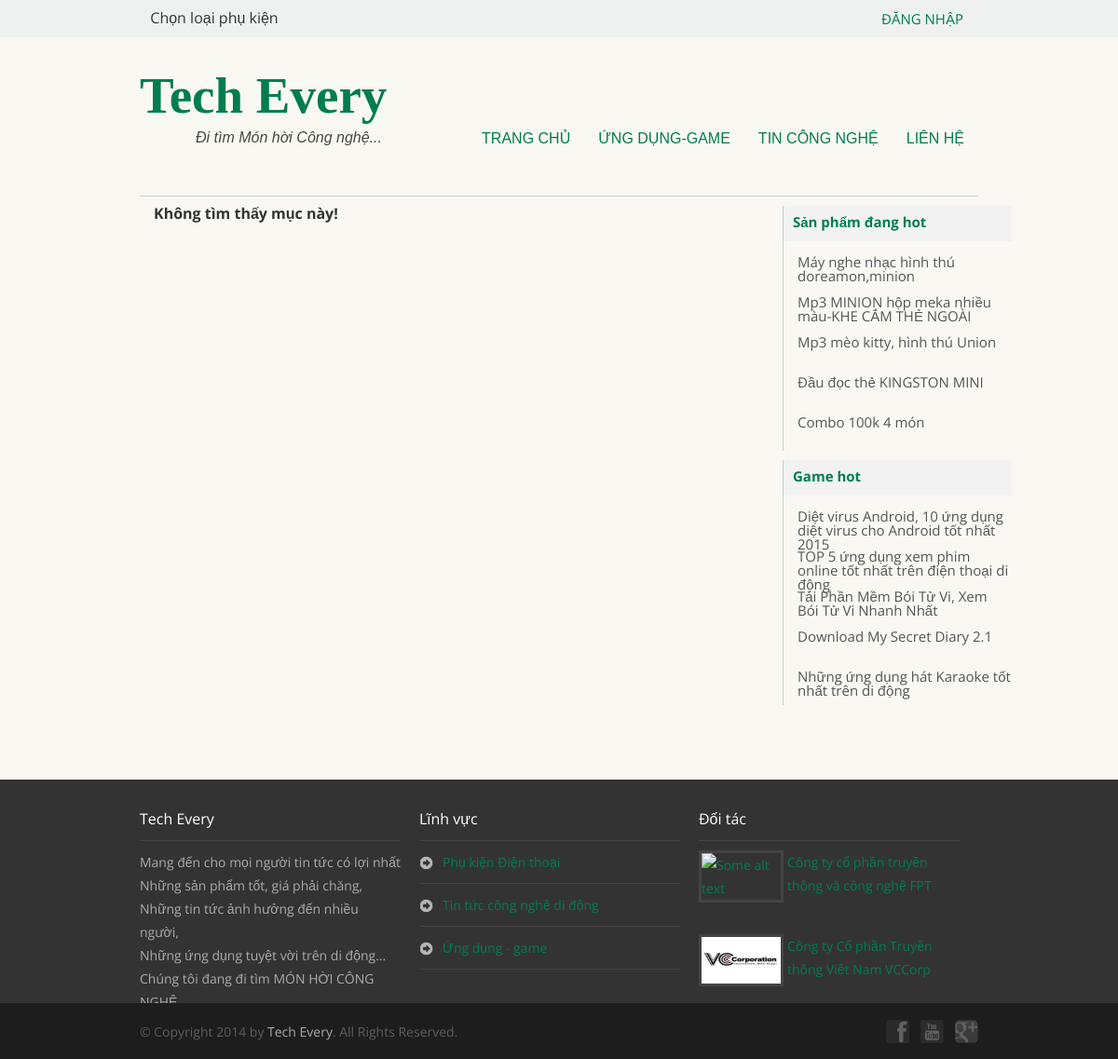
/detail_news.php, run on the app's committed database.
### tables this page shows
CREATE TABLE IF NOT EXISTS `product` (
  `ProductID` int(11) NOT NULL AUTO_INCREMENT,
  `ProductName` varchar(255) NOT NULL,
  `ProductNoName` varchar(255) NOT NULL,
  `ProductContent` text NOT NULL,
  `ProductImg` varchar(512) NOT NULL,
  `ProductPrice1` float NOT NULL,
  `ProductPrice2` float NOT NULL,
  `ProductIsHot` int(11) NOT NULL,
  `ProductDate` datetime NOT NULL,
  `ProductAID` int(11) NOT NULL,
  `ProductCID` int(11) NOT NULL,
  `ProductTID` int(11) NOT NULL,
  `ProductUserID` int(11) NOT NULL,
  `ProductIsActive` int(11) NOT NULL,
  `ProductPos` int(11) NOT NULL,
  PRIMARY KEY (`ProductID`),
  KEY `ProductDate` (`ProductDate`),
  KEY `ProductAID` (`ProductAID`),
  KEY `ProductCID` (`ProductCID`),
  KEY `ProductTID` (`ProductTID`),
  KEY `ProductUserID` (`ProductUserID`)
);

CREATE TABLE IF NOT EXISTS `news` (
  `NewsID` float NOT NULL AUTO_INCREMENT,
  `NewsName` varchar(255) NOT NULL,
  `NewsNoName` varchar(255) NOT NULL,
  `NewsContent` text NOT NULL,
  `NewsImg` varchar(512) NOT NULL,
  `NewsDate` datetime NOT NULL,
  `NewsAID` int(11) NOT NULL,
  `NewsCID` int(11) NOT NULL,
  `NewsTID` int(11) NOT NULL,
  `NewsIsActive` int(11) NOT NULL,
  `NewsUserID` int(11) NOT NULL,
  `NewsPos` int(11) NOT NULL,
  PRIMARY KEY (`NewsID`),
  KEY `NewsDate` (`NewsDate`),
  KEY `NewsAID` (`NewsAID`),
  KEY `NewsCID` (`NewsCID`),
  KEY `NewsTID` (`NewsTID`),
  KEY `NewsUserID` (`NewsUserID`)
);

### global/class_db.php (called while the page is built, shortened)
<?php
class Db {
	public $dbc;
	public function __construct($db_no) {
		if ($db_no == 1) {
			$this->dbc = mysqli_connect(DB_HOST, DB_USERNAME, DB_PASS, DB_NAME);
		}
		mysqli_query ($this->dbc, "set names 'utf8'");
	}
	public function doQuery($query) {
		$this->r = mysqli_query($this->dbc, $query) or die (mysqli_error($this->dbc));
	}
	public function loadLatestDetailApp($ExceptNoName, $OrderBy, $ascdesc, $num) {
		$query = "SELECT * FROM news AS n ";
        $query .= " JOIN area AS a ON n.NewsAID = a.AreaID ";
        $query .= " JOIN category AS c ON n.NewsCID = c.CategoryID ";
        $query .= " JOIN type AS t ON n.NewsTID = t.TypeID ";
        $query .= " JOIN user AS u ON n.NewsUserID = u.UserID ";
        $query .= " WHERE a.AreaID = 2 AND NewsNoName != '".$ExceptNoName."' ORDER BY ".$OrderBy." ".$ascdesc." LIMIT 0, ".$num;
		$this->doQuery($query);
	}
	public function loadLatestDetailProduct($ExceptNoName, $OrderBy, $ascdesc, $num) {
		$query = "SELECT * FROM product AS p ";
        $query .= " JOIN area AS a ON p.ProductAID = a.AreaID ";
        $query .= " JOIN category AS c ON p.ProductCID = c.CategoryID ";
        $query .= " JOIN type AS t ON p.ProductTID = t.TypeID ";
        $query .= " JOIN user AS u ON p.ProductUserID = u.UserID ";
        $query .= " WHERE a.AreaID = 3 AND ProductNoName != '".$ExceptNoName."' ORDER BY ".$OrderBy." ".$ascdesc." LIMIT 0, ".$num;
		$this->doQuery($query);
	}
}
?>

### global/func.php (called while the page is built, shortened)
<?php
require_once("class_db.php");
$myDb = new Db(1);
?>

### include/sb_news.php (the view, shortened to what this page needs)
<div class="box-sb">
                    <div class="box-sb-title"><span><a href="product.html">Sản phẩm đang hot</a></span></div>
                    <div class="box-sb-content">
                        <ul>
                            <?php
                                $myDb->loadLatestDetailProduct(" ", "ProductPos", "ASC", 5);
                                $sbr = $myDb->r;
                                while ($sbproduct = mysqli_fetch_array($sbr, MYSQLI_ASSOC)) {
                                    echo '<li><a href="detail_product-'.$sbproduct['ProductNoName'].'.html">'.$sbproduct['ProductName'].'</a></li>';
                                }
                            ?>
                        </ul>
                    </div>
                </div>
                <div class="box-sb">
                    <div class="box-sb-title"><span><a href="app.html">Game hot</a></span></div>
                    <div class="box-sb-content">
                        <ul>
                            <?php
                                $myDb->loadLatestDetailApp(" ", "NewsPos", "ASC", 5);
                                $sbr2 = $myDb->r;
                                while ($sbapp = mysqli_fetch_array($sbr2, MYSQLI_ASSOC)) {
                                    echo '<li><a href="detail_app-'.$sbapp['NewsNoName'].'.html">'.$sbapp['NewsName'].'</a></li>';
                                }
                            ?>
                        </ul>
                    </div>
                </div>

### css/style.css (style rules this page uses)
body { border-top: 40px solid #eff1f1; background: #faf8f3; font-family: 'Open Sans', sans-serif; color: #333; }
a { text-decoration:none; color:inherit; transition: color .5s ease; color: #007d50; }

### css/pages.css (style rules this page uses)
.box-sb { width: 245px; margin-top: 10px; border-left: 1px solid #ccc; }
.box-sb .box-sb-title { font-size: 15px; height: 28px; color: #007d50; font-weight: bold; padding: 10px 0 0 10px; background: #f2f2f2; }
.box-sb .box-sb-content { margin-top: 10px; }
.box-sb .box-sb-content li { height: 38px; margin: 0; font-size: 15px; text-align: left; padding: 5px 0 0 15px; }
.box-sb .box-sb-content li a { color: #555; }

### data on the page
product: ProductName "Máy nghe nhạc hình thú doreamon,minion"
product: ProductName "Mp3 MINION hộp meka nhiều màu-KHE CẮM THẺ NGOÀI"
product: ProductName "Mp3 mèo kitty, hình thú Union"
product: ProductName "Đầu đọc thẻ KINGSTON MINI"
product: ProductName "Combo 100k 4 món"
news: NewsName "Diệt virus Android, 10 ứng dụng diệt virus cho Android tốt nhất 2015"
news: NewsName "TOP 5 ứng dụng xem phim online tốt nhất trên điện thoại di động"
news: NewsName "Tải Phần Mềm Bói Tử Vi, Xem Bói Tử Vi Nhanh Nhất"
news: NewsName "Download My Secret Diary 2.1"
news: NewsName "Những ứng dụng hát Karaoke tốt nhất trên di động"

### other printed values
SITE_NAME "Tech Every"
